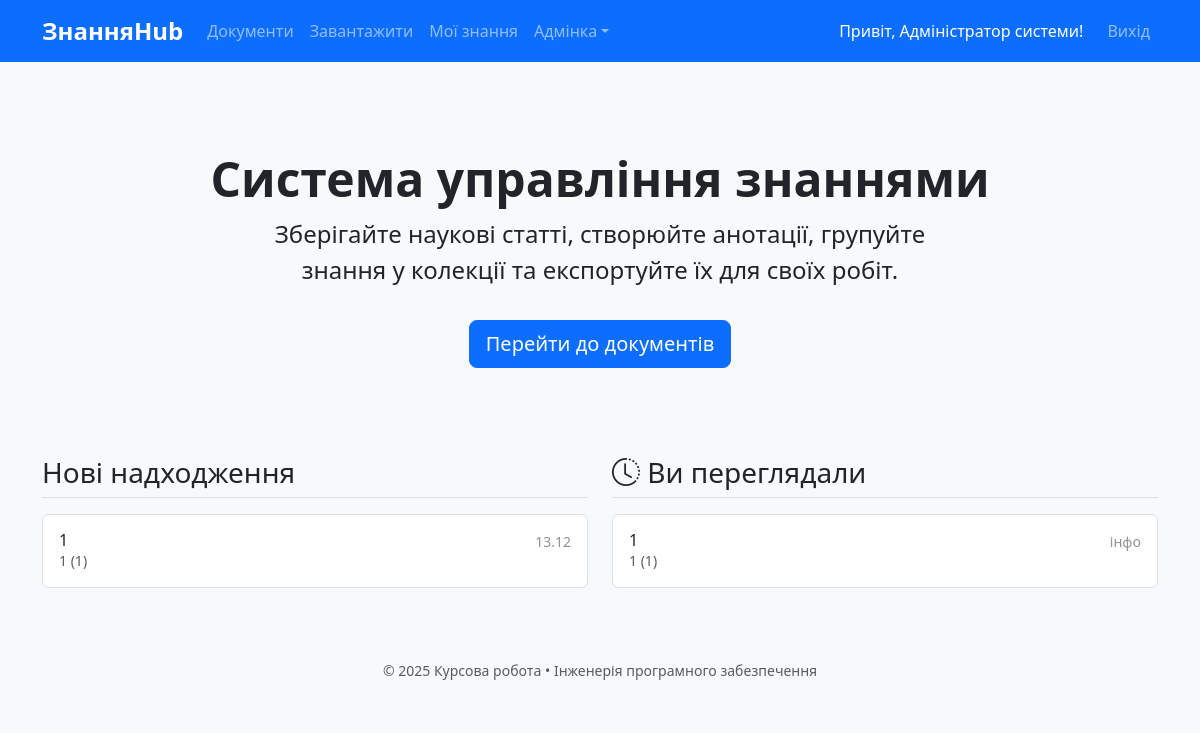
Page / (signed in) on the earlier database version.
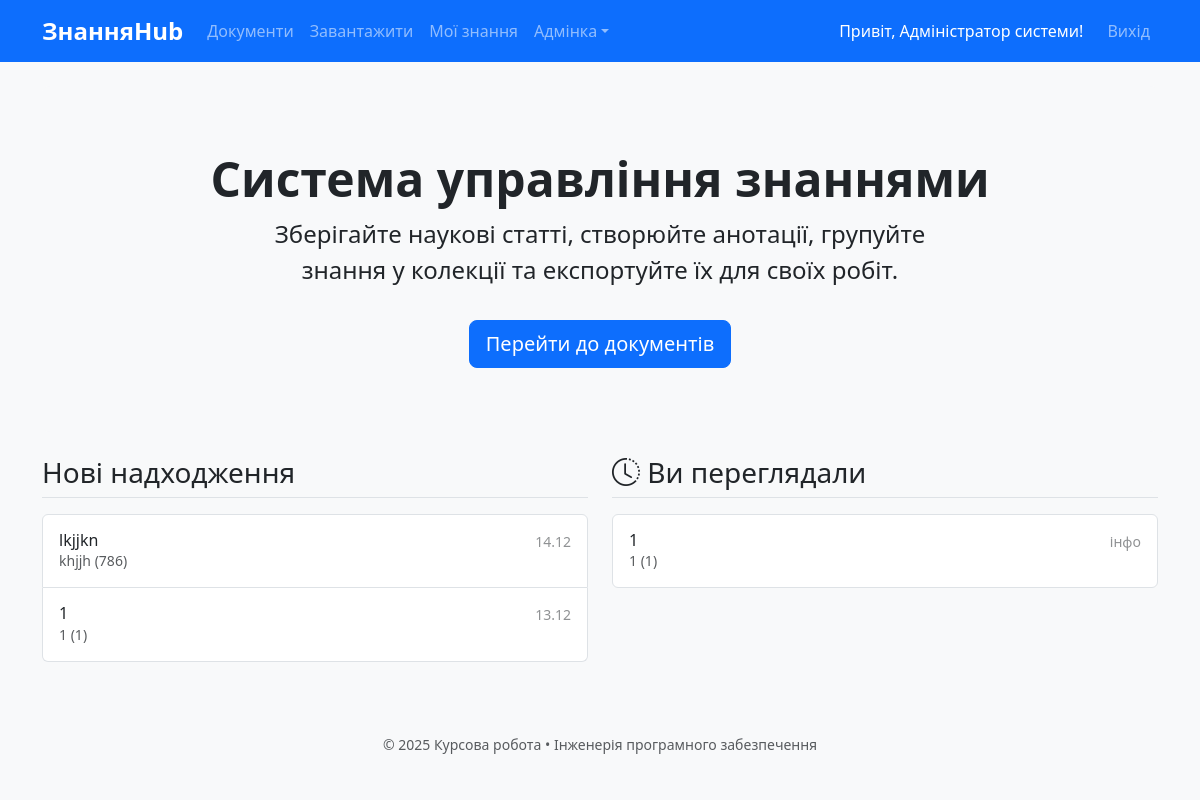
Same page on the later database version.
### models.py (models this page shows)
class Document(db.Model):
    id = db.Column(db.Integer, primary_key=True)
    title = db.Column(db.String(300), nullable=False)
    authors = db.Column(db.Text)
    year = db.Column(db.Integer)
    source = db.Column(db.Text)
    doc_type = db.Column(db.String(50))
    original_filename = db.Column(db.String(300), nullable=False)
    stored_filename = db.Column(db.String(200), nullable=False, unique=True)
    uploaded_at = db.Column(db.DateTime, default=lambda: datetime.now(timezone.utc))
    uploaded_by = db.Column(db.Integer, db.ForeignKey('user.id'))
    user = db.relationship('User', backref='documents')

### app.py (the view)
    @app.route('/')
    def index():
        recent_uploads = Document.query.order_by(Document.uploaded_at.desc()).limit(10).all()
        return render_template('index.html', recent=recent_uploads)

### templates/index.html (shortened to what this page needs)
{% extends "base.html" %}
{% block content %}
<div class="p-5 mb-4 bg-light rounded-3 text-center">
    <div class="container-fluid py-3 d-flex flex-column align-items-center">
        <h1 class="display-5 fw-bold text-center w-100">Система управління знаннями</h1>
        <p class="col-md-8 fs-4 mx-auto text-center">Зберігайте наукові статті, створюйте анотації, групуйте знання у колекції та експортуйте їх для своїх робіт.</p>
        {% if not current_user.is_authenticated %}
            <a href="{{ url_for('register') }}" class="btn btn-primary btn-lg mt-3" type="button">Почати роботу</a>
        {% else %}
            <a href="{{ url_for('document_list') }}" class="btn btn-primary btn-lg mt-3" type="button">Перейти до документів</a>
        {% endif %}
    </div>
</div>
<div class="row g-4">
    <div class="col-md-6">
        <h3 class="mb-3 border-bottom pb-2">Нові надходження</h3>
        <div class="list-group">
            {% for doc in recent %}
            <a href="{{ url_for('document_detail', doc_id=doc.id) }}" class="list-group-item list-group-item-action d-flex gap-3 py-3" aria-current="true">
                <div class="d-flex gap-2 w-100 justify-content-between">
                    <div>
                        <h6 class="mb-0">{{ doc.title }}</h6>
                        <p class="mb-0 opacity-75 small">{{ doc.authors }} ({{ doc.year }})</p>
                    </div>
                    <small class="opacity-50 text-nowrap">{{ doc.uploaded_at.strftime('%d.%m') }}</small>
                </div>
            </a>
            {% endfor %}
        </div>
    </div>
    {% if current_user.is_authenticated %}
    <div class="col-md-6">
        <h3 class="mb-3 border-bottom pb-2">
            <i class="bi bi-clock-history"></i> Ви переглядали
        </h3>
        <div class="list-group">
            {% if recently_viewed_docs %}
                {% for doc in recently_viewed_docs %}
                <a href="{{ url_for('document_detail', doc_id=doc.id) }}" class="list-group-item list-group-item-action d-flex gap-3 py-3">
                    <div class="d-flex gap-2 w-100 justify-content-between">
                        <div>
                            <h6 class="mb-0">{{ doc.title }}</h6>
                            <p class="mb-0 opacity-75 small">{{ doc.authors }} ({{ doc.year or '-' }})</p>
                        </div>
                        <small class="opacity-50 text-nowrap">інфо</small>
                    </div>
                </a>
                {% endfor %}
            {% else %}
                <div class="list-group-item text-muted text-center py-4">
                    Історія переглядів порожня
                </div>
            {% endif %}
        </div>
    </div>
    {% endif %}
</div>
{% endblock %}

Differences in the rows shown:
added Document: title "lkjjkn", authors "khjjh", year "786", uploaded_at "14.12", shown under "Нові надходження"
